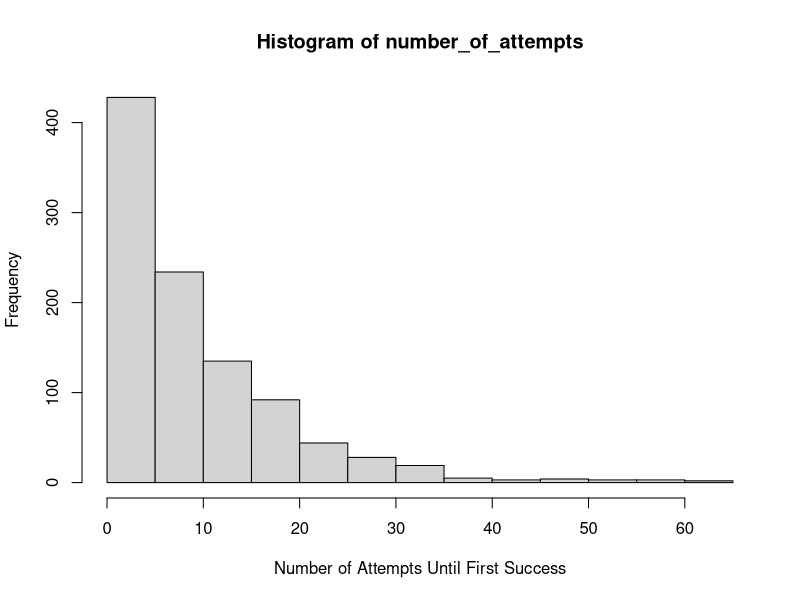
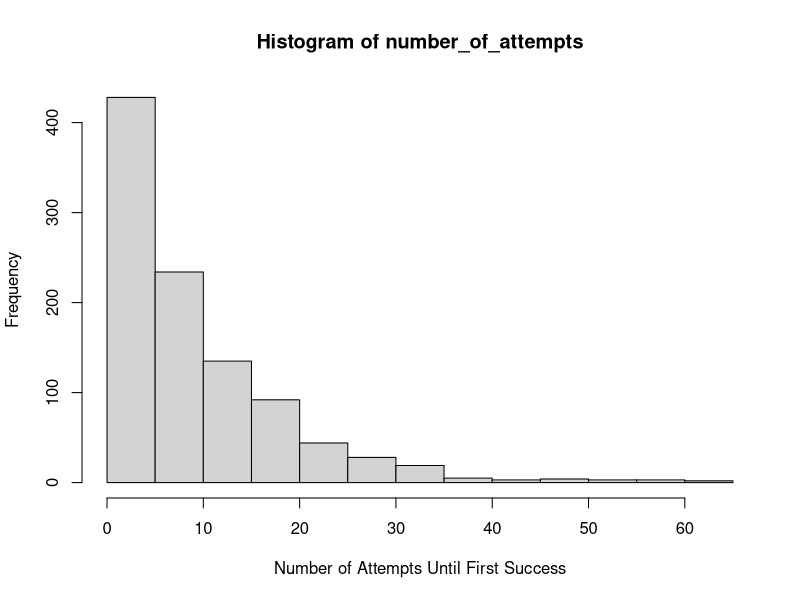
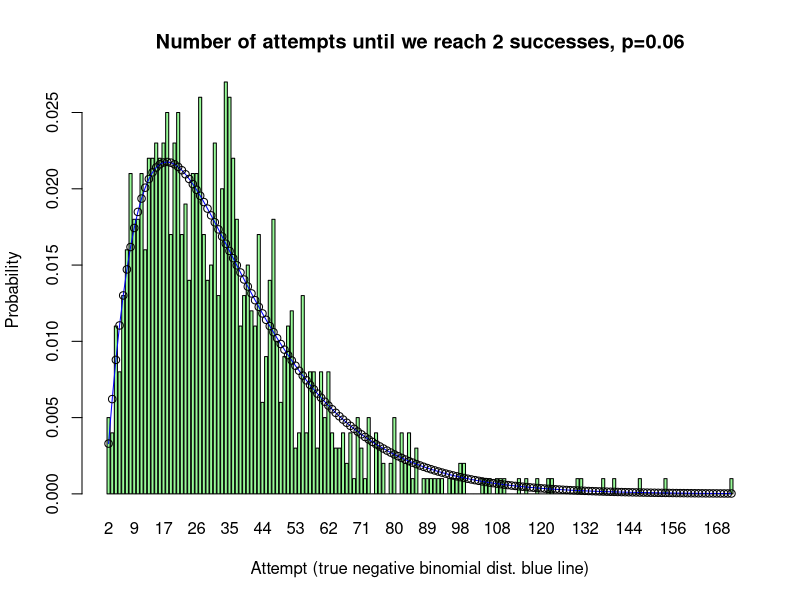

Write R code to recreate these figures, in order.

#'trying neg binomial simulation'

# failure <- success <- 0
# 
# nd <- function(p=.5) {
# 
#   x <- rbinom(1, size=1, prob=p)
#   
#   if (x==0) {failure =failure+1 } else {success=success+1 }
#  
#   return(list(s=success, f=failure))
# }
# 
# res <- replicate(10, nd())




foo <- function(p = 0.1) {
  i <- 0
  failure <- TRUE
  while ( sum(failure )==1 ){
    i <- i + 1
    if ( sample(x = c(TRUE, FALSE), size = 1, prob = c(p, 1-p)) ) { # equiv to if coin flip is heads
      failure <- FALSE
    }
  }
  return(i) 
}

set.seed(42)
number_of_attempts <- replicate(1000, foo())
hist(number_of_attempts, xlab = "Number of Attempts Until First Success")



# same as 
# https://stackoverflow.com/questions/65462039/r-how-would-i-repeatedly-simulate-how-many-attempts-before-a-success-on-a-1-10

foo <- function(p = 0.1) {
  i <- 0
  failure <- 1
  
  while ( failure  ){
    i <- i + 1
    if ( rbinom(1, size=1, prob=p))  { # equiv to if coin flip is heads
      failure <- 0 # if not heads 0
    }
  }
  return(i) 
}

set.seed(42)
number_of_attempts <- replicate(1000, foo())
hist(number_of_attempts, xlab = "Number of Attempts Until First Success")



#~~~~~~~~~~~~~~~~~~~~~~~~~~~~~~~~~~~~~~~~~~~~~~~~~~~~~~~~~~~~~~~~~~~~~~~~~~~~~~~~
# my neg binomial simulation
# for example if s = 4, we count how long it takes to get 4 heads given prob of p 

formatz2 <- function(x){
  sprintf(x, fmt = '%#.2f')  
}

foo <- function(p = 0.5, s = 4) { #p prob of success; s 
  
  i <- 0
  x <- 0 
  
  while ( x < s) {  # stop when x equals s 
    
    i <- i + 1  # count each trial
    
    res <-  rbinom(1, size=1, prob=p)  # ala coin flip, heads is success
    
    if (res ==1) {x=x+1}   # if heads count 
   
  }
  return(i) 
}

#~~~~~~~~~~~~~~~~~~~~~~~~~~~~~~~~~~~~~~~~~~~~~~~~~~~~~~~~~~~~~~~~~~~~~~~~~~~~~~~~ plot
# ref
# https://bookdown.org/mpfoley1973/data-sci/negative-binomial.html see for explanation
# Function dnbinom() calculates the negative-binomial probability. Parameter x equals the number of failures, x−r.

  sim = 1000
  P <- runif(1,0,1)  # pick a probability
  s <- sample(2:10,1) # pick nth success
  
  # simulation bar plot
  number_of_attempts <- replicate(sim, foo(p=P,s=s))
  x <- table(factor(number_of_attempts, levels = s: max(number_of_attempts))) # pad out so levels no counts included
  b <- barplot(x/sim, main = paste0("Number of attempts until we reach ",s," successes, p=",formatz2(P),""), 
               col="palegreen", ylab="Probability", xlab="Attempt (true negative binomial dist. blue line)")
  
  # overlay true neg binomial dist
  m <- length(b)-1
  d <- dnbinom(0:m, prob=P, size=s)# *sim
  lines(x = b, y = d , col='blue')
  points(x = b, y = d)
  # bar plot(d, names.arg= as.character(names(x)))
 
#~~~~~~~~~~~~~~~~~~~~~~~~~~~~~~~~~~~~~~~~~~~~~~~~~~~~~~~~~~~~~~~~~~~~~~~~~~~~~~~~
 
